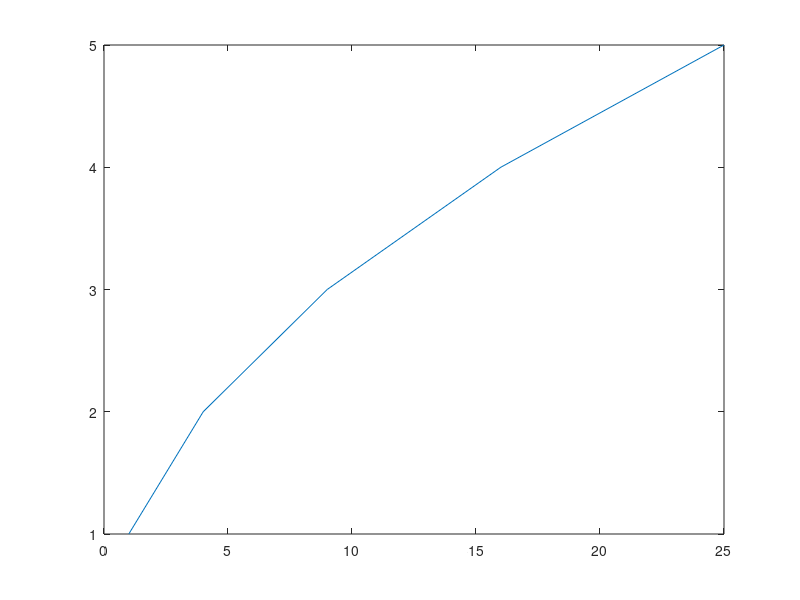

Recreate this plot in MATLAB.
 h = figure('visible','off');
 x = [           1           4           9          16          25 ];
 y = [           1           2           3           4           5 ];
 plot(x,y)
 saveas(h,'graph.png')
